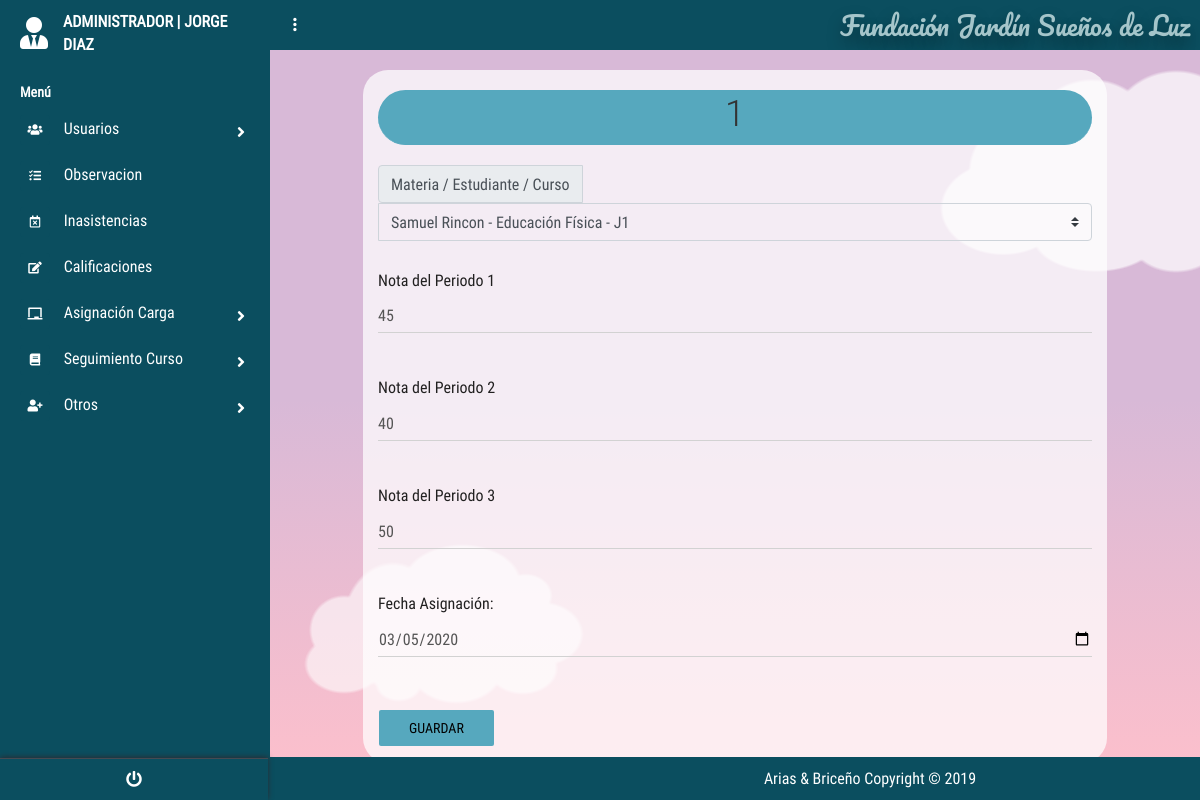
Screenshot of /?c=Calificacion&a=nuevo&id_Calificacion=1 (signed in) with the database file from the repository.
### tables this page shows
create table CALIFICACION
(
id_Calificacion INT PRIMARY KEY auto_increment ,
notaPeriodo1_Calificacion INT not null,
notaPeriodo2_Calificacion INT not null,
notaPeriodo3_Calificacion INT not null,
notaFinal1_Calificacion INT not null,
fechaRegistro_Calificacion DATE not null,
id_Asignacion_FK int
);

create table Usuario
(
id_Usuario int PRIMARY KEY auto_increment ,
user_Usuario varchar (50) not null,
password_Usuario varchar (8) not null,
nombre_Usuario varchar (50) not null,
apellido_Usuario varchar (50) not null,
tipoDoc_Usuario varchar (50) not null,
doc_Usuario bigint not null,
estado_Usuario varchar (50) not null,
id_tipoUsuario_FK int ,
id_Especialidad_FK int 
);

### controllers/CalificacionController.php (called while the page is built, shortened)
<?php
require_once "./models/CalificacionModel.php";
class CalificacionController{
    private $mode;
    public function __CONSTRUCT(){
        $this->mode = new CalificacionModel();
    }
    public function nuevo(){
        $alm = new CalificacionModel();
        if(isset($_REQUEST['id_Calificacion'])){
            $alm = $this->mode->Obtener($_REQUEST['id_Calificacion']);
        }
        include_once './views/Calificacion/Calificacion.php';
    }
}

### models/Conexion.php (called while the page is built)
<?php
class Conexion{
    public static function conectar(){
        $PDO = new PDO("mysql:host=localhost;dbname=dbfundacion;charset=utf8","root","");
        $PDO->setAttribute(PDO::ATTR_ERRMODE,PDO::ERRMODE_EXCEPTION);
        return $PDO;
    }
}
?>

### models/CalificacionModel.php (called while the page is built, shortened)
<?php
class CalificacionModel{
    public $CNX;
    public function __construct(){
        try {
            $this->CNX= Conexion::conectar();
        } catch (Exception $e) {
            die($e->getMessage());
        }
    }
    public function Obtener($id_Calificacion)
	{
		try
		{
            $query= "SELECT *
            from CALIFICACION
            INNER JOIN ASIGNACIONCARGA ON  CALIFICACION.id_Asignacion_FK=ASIGNACIONCARGA.id_Asignacion
            INNER JOIN MATERIA ON MATERIA.id_Materia=ASIGNACIONCARGA.id_Materia_FK
            INNER JOIN USUARIO ON USUARIO.id_Usuario=ASIGNACIONCARGA.id_Usuario_KFFK
            INNER JOIN CURSO ON CURSO.id_Curso=ASIGNACIONCARGA.id_Curso_FKF
            WHERE id_Calificacion=?";
            $stm = $this->CNX->prepare($query);
			$stm->execute(array($id_Calificacion));
			return $stm->fetch(PDO::FETCH_OBJ);
		} catch (Exception $e)
		{
			die($e->getMessage());
		}
	}
}

### views/Calificacion/Calificacion.php (the view, shortened to what this page needs)
<!DOCTYPE html>
<html lang="es">
    <head>
        <link
            rel='stylesheet'
            href='https://cdnjs.cloudflare.com/ajax/libs/twitter-bootstrap/4.1.1/css/bootstrap.css'>
        <link
            rel='stylesheet'
            href='https://use.fontawesome.com/releases/v5.0.13/css/all.css'>
        <link
            rel="stylesheet"
            href="<?php echo SERVERURL; ?>assets/css/menu_Lateral.css">
        <link rel="stylesheet" href="<?php echo SERVERURL; ?>assets/css/main.css">
    </head>
    <body>
        <?php include "./views/modules/navlateral.php" ?>
        <section class="full-box dashboard-contentPage">
            <?php include "./views/modules/navbar.php" ?>
            <div class="container">
                <form
                    action="?c=Calificacion&a=guardar_Calificacion"
                    method="post"
                    class="FormularioAjax"
                    data-form="save"
                    autocomplete="off"
                    enctype="multipart/form-data">
                    <div>
                        <h1 class="page-header tituloa" style="margin-top:20px">
                            <?php echo $alm->id_Calificacion != null ? $alm->id_Calificacion : 'Nueva Calificacion'; ?>
                        </h1>
                    </div>
                    <div class="input-group mb-3">
                        <div class="input-group-prepend">
                            <label class="input-group-text" for="inputGroupSelect01">Materia / Estudiante / Curso</label>
                        </div>
                        <select
                            class="custom-select selects"
                            id="inputGroupSelect01"
                            style="background-color: #ffffff00;"
                            name="id_Asignacion_FK">
                            <option selected="selected" value="<?php echo $alm->id_Asignacion; ?>">
                                <?php echo $alm->id_Calificacion != null ? ($alm->nombre_Usuario.'  '.$alm->apellido_Usuario.' - '.$alm->nombre_Materia.' - '.$alm->codigo_Curso) : '--Seleccione el Usuario / Materia /Curso--'; ?>
                            </option>
                        </select>
                    </div>
                    <div class="form-group">
                        <label>Nota del Periodo 1</label>
                        <input
                        value="<?php echo $alm->notaPeriodo1_Calificacion; ?>"
                            name="notaPeriodo1_Calificacion"
                            class="form-control"
                            type="text"
                            placeholder="Ingrese Nota de 1 a 5"
                            required="required"
                            pattern="[0-9]{1,5}"
                            title="ingrese solo numeros"/>
                    </div>
                    <div class="form-group">
                        <label>Nota del Periodo 2</label>
                        <input
                        value="<?php echo $alm->notaPeriodo2_Calificacion; ?>"
                            name="notaPeriodo2_Calificacion"
                            class="form-control"
                            type="text"
                            placeholder="Ingrese Nota de 1 a 5"
                            required="required"
                            pattern="[0-9]{1,5}"
                            title="ingrese solo numeros"/>
                    </div>
                    <div class="form-group">
                        <label>Nota del Periodo 3</label>
                        <input
                        value="<?php echo $alm->notaPeriodo3_Calificacion; ?>"
                            name="notaPeriodo3_Calificacion"
                            class="form-control"
                            type="text"
                            placeholder="Ingrese Nota de 1 a 5"
                            required="required"
                            pattern="[0-9]{1,5}"
                            title="ingrese solo numeros"/>
                    </div>
                    <div class="form-group">
                        <label id="Label1" runat="server" text="Label">
                            Fecha Asignación:</label>
                        <input
                            value="<?php echo $alm->fechaRegistro_Calificacion; ?>"
                            name="fechaRegistro_Calificacion"
                            class="form-control"
                            type="date"
                            required="required"
                            title="ingrese la fecha"/>
                    </div>
                    <div class="form-group" id="botones">
                        <input type="submit" value="Guardar" id="Crear" class="boton btn btn-info"/>
                    </div>
                </form>
            </div>
            <?php include "./views/modules/fondo_Form.php" ?>
        </section>
    </body>
</html>

### assets/css/menu_Lateral.css (style rules this page uses)
body { font-size: 0.9rem; }

### assets/css/main.css (style rules this page uses)
body, html { background-color: #0b4e5f; width: 100%; height: 100%; margin: 0; padding: 0; position: relative; font-size: 16px; font-family: 'RobotoCondensed'; overflow: hidden; }
.full-box { margin: 0; padding: 0; width: 100%; box-sizing: border-box; }
.container { background-color: rgba(255, 255, 255, 0.726); margin-top:20px; border-radius:25px; width:80%; }
.tablas,h1 { margin:20px }
h1 { text-align: center; padding: 5px; margin: 5px; }
.form-control { background-color: #ffffff00; }
form .btn, .botones { background-color: #56a8be; border-color: #56a8be; }
.tituloa { background-color: #56a8be; border-color: #56a8be; border-radius: 1em; }
.form-group .checkbox label, .form-group .radio label, .form-group label { font-size: 16px; line-height: 1.42857143; color: #212020; font-weight: 400; }
.dashboard-sideBar, .dashboard-contentPage { position: absolute; top: 0; height: 100%; transition: all .3s ease-in-out; }
.dashboard-contentPage { right: 0; z-index: 1; padding-left: 270px; }
.btn:not(.btn-raised).btn-info, .input-group-btn .btn:not(.btn-raised).btn-info { color: #000000; }
.input-group > .form-control, .input-group > .custom-select, .input-group > .custom-file { position: relative; -ms-flex: 1 1 auto; flex: 1 1 auto; width: 100%; }

### views/modules/fondo_Form.php (style rules this page uses)
html { box-sizing: border-box; }
*, *:before, *:after { box-sizing: inherit; }
body { margin: 0; background: linear-gradient(#d8b9d7 50%, #ffc0cb); min-height: 100vh; display: flex; justify-content: center; align-items: center; overflow: hidden; position: relative; }

### rows the page displays
calificacion: id_Calificacion "1", id_Asignacion_FK "Samuel Rincon - Educación Física - J1", notaPeriodo1_Calificacion "45", notaPeriodo2_Calificacion "40", notaPeriodo3_Calificacion "50", fechaRegistro_Calificacion "03/05/2020"

### other values shown
$nombre "JORGE DIAZ"
NOMBREPROYECTO "Fundación Jardín Sueños de Luz"
